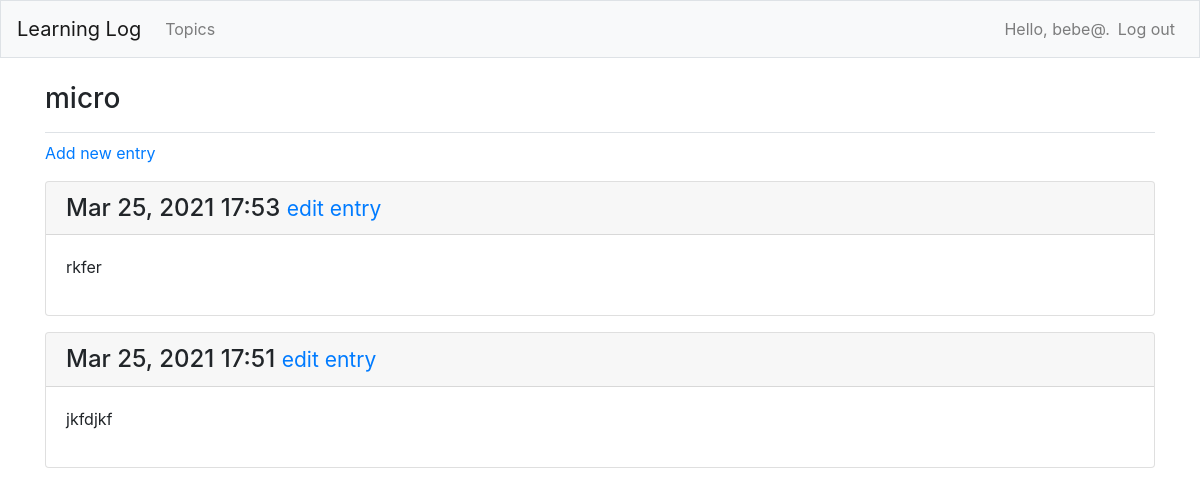
/topics/19/ (signed in), run on an earlier commit of the app's database.
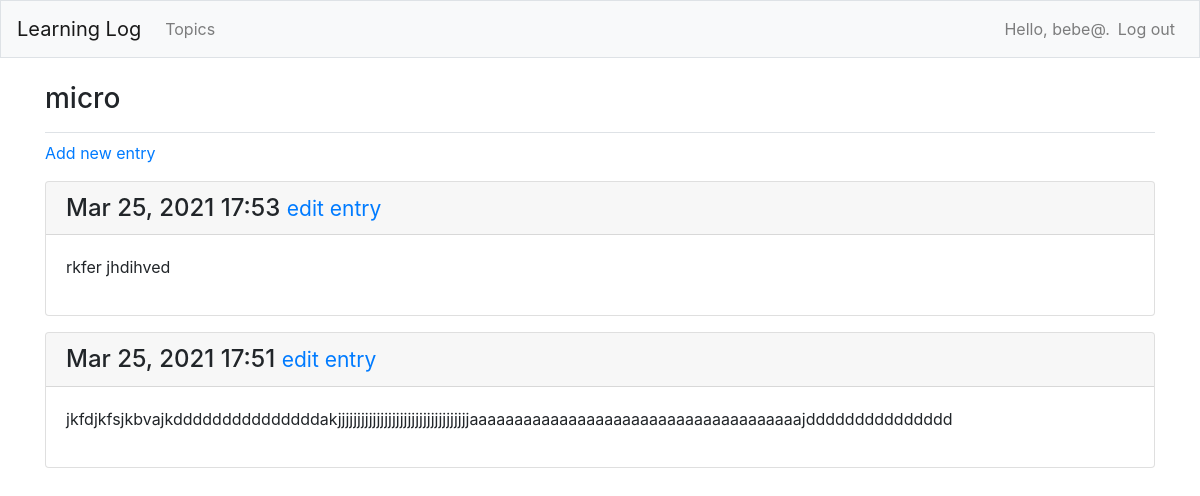
And on a later commit of the database.
### learning_logs/models.py (models this page shows, shortened)
class Entry(models.Model):
    topic = models.ForeignKey(Topic, on_delete=models.CASCADE)
    text = models.TextField()
    date_added = models.DateTimeField(auto_now_add=True)
    class Meta :
        verbose_name_plural = 'entries'

### learning_logs/views.py (the view)
# urls.py: path('topics/<int:topic_id>/', views.topic, name='topic'),
@login_required
def topic(request, topic_id):
    topic = Topic.objects.get(id=topic_id)
    if topic.owner != request.user:
        raise Http404
    entries = topic.entry_set.order_by('-date_added')
    context = {'topic':topic, 'entries':entries}
    return render(request,'learning_logs/topic.html', context)

### learning_logs/models.py (called while the page is built)
    def __str__(self):
        return self.text

### learning_logs/templates/learning_logs/topic.html (shortened to what this page needs)
<!DOCTYPE html>
<html lang="en">
<head>
</head>
<body>
{% extends 'learning_logs/base.html' %}
{% block page_header %}
    <h3>{{ topic }}</h3>
{% endblock page_header %}
{% block content %}
            <p>
                <a href="{% url 'learning_logs:new_entry' topic.id %}">Add new entry</a>
            </p>
            {% for entry in entries %}
                <div class="card mb-3">
                    <h4 class="card-header">
                        {{ entry.date_added|date:'M d, Y H:i' }}
                        <small><a href="{% url 'learning_logs:edit_entry' entry.id %}">
                            edit entry</a></small>
                    </h4>
                    <div class="card-body">
                        {{ entry.text|linebreaks }}
                    </div>
                </div>
            {% empty %}
                <p>There are no entries for this topic yet.</p>
            {% endfor %}
        {% endblock content %}

What changed in the data, as far as the page shows it:
changed Entry: text "rkfer" → "rkfer jhdihved"
changed Entry: text "jkfdjkf" → "jkfdjkfsjkbvajkdddddddddddddddakjjjjjjjjjjjjjjjjjjjjjjjjjjjjjjjjjjaaaaaaaaaaaaaaaaaaaaaaaaaaaaaaaaaaaaajddddddddddddddd"
